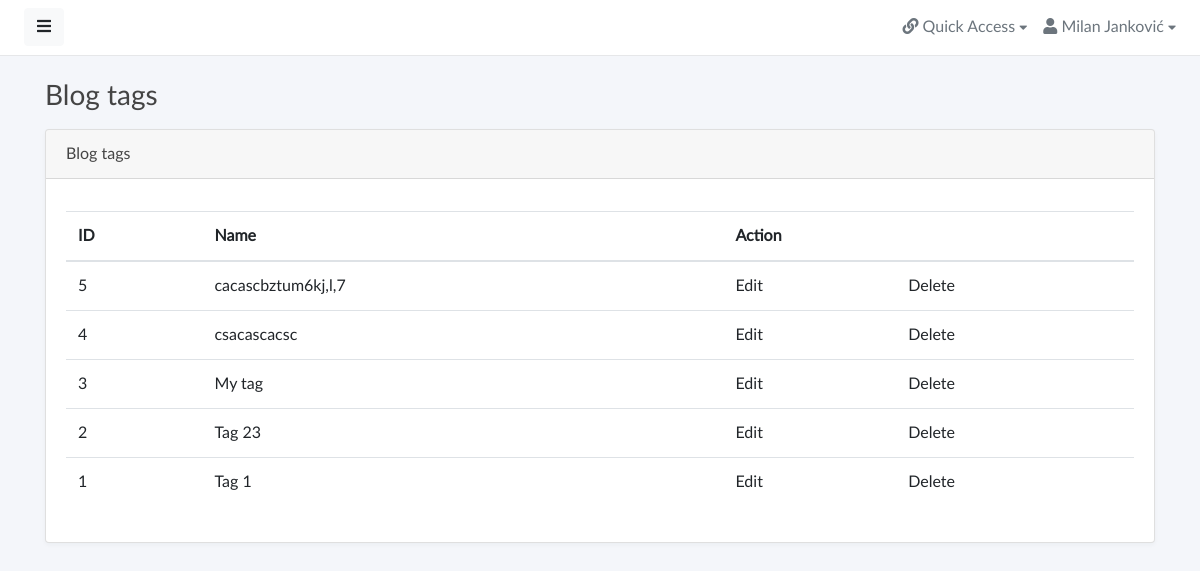
Page /admin/tags.php (signed in) on the committed database.
### tables this page shows
CREATE TABLE `tags` (
  `id` int(11) UNSIGNED NOT NULL,
  `name` varchar(211) NOT NULL,
  `slug` varchar(211) NOT NULL,
  `created_at` datetime NOT NULL,
  `updated_at` datetime NOT NULL
);

### include/db.inc.php (called while the page is built, shortened)
<?php
class DbConnect {
	private $host = 'localhost';
	private $dbname = 'clean-blog';
	private $username = 'root';
	private $password = '';
	protected function connect(){
		try {
			$sql = 'mysql:host='. $this -> host .';dbname='. $this -> dbname ;
			$pdo = new PDO ( $sql , $this -> username , $this -> password );
			$pdo -> setAttribute( PDO::ATTR_DEFAULT_FETCH_MODE , PDO::FETCH_ASSOC );
			$pdo -> setAttribute ( PDO::ATTR_ERRMODE , PDO::ERRMODE_EXCEPTION );
			$pdo -> exec ( 'set names utf8');
			return $pdo;
		} catch ( PDOException $e) {
			echo $e -> getMessage();
		}
	}
}

### admin/classes/admin.class.php (called while the page is built, shortened)
<?php
class Admin extends DbConnect{
public function getAllBlogTags(){
	$sql = 'select * from tags order by created_at desc';
	$query = $this -> connect() -> query($sql);
	$tags = $query -> fetchAll();
	return $tags;
}
}

### admin/tags.php (the view, shortened to what this page needs)
<?php
require_once '../include/db.inc.php';
 ?>
 <!doctype html>
<html lang="en">
<head>
    <link href="assets/vendor/fontawesome/css/fontawesome.min.css" rel="stylesheet">
    <link href="assets/vendor/fontawesome/css/solid.min.css" rel="stylesheet">
    <link href="assets/vendor/fontawesome/css/brands.min.css" rel="stylesheet">
    <link href="assets/vendor/bootstrap/css/bootstrap.min.css" rel="stylesheet">
    <link href="assets/css/master.css" rel="stylesheet">
    <link href="assets/vendor/chartsjs/Chart.min.css" rel="stylesheet">
    <link href="assets/vendor/flagiconcss/css/flag-icon.min.css" rel="stylesheet">
</head>
<body>
    <div class="wrapper">
        <div id="body" class="active">
<?php require_once 'partials/__navigation.php' ?>
        <div class="content">
                <div class="container">
                    <div class="page-title">
                        <h3>Blog tags</h3>
                    </div>
                    <div class="row">
                          <div class="col-md-12 col-lg-12">
                            <div class="card">
                                <div class="card-header">Blog tags</div>
                                <div class="card-body">
<?php
try {
$tags = new Admin;
if (count( $tags -> getAllBlogTags() )> 0 ) {
?>
         <table class="table table-hover" id="dataTables-example" width="100%">
                                        <thead>
                                            <tr>
                                                <th>ID</th>
                                                <th>Name</th>
                                                <th colspan="3" >Action</th>
                                            </tr>
                                        </thead>
                                        <tbody>
<?php
    foreach ( $tags -> getAllBlogTags() as $tag ){
?>
 <tr>
                                                <td><?php echo $tag['id']; ?></td>
                                                <td><?php echo $tag['name']; ?></td>
                                                <td ><a href="">Edit </a></td>
                                                <td ><a href="">Delete </a></td>
                                            </tr>
<?php
}
} else {
   echo 'There is no tag.';
}
} catch ( PDOException $e ){
    echo $e -> getMessage();
}
 ?>
                                        </tbody>
                                    </table>
                                </div>
                            </div>
                        </div>
                    </div>
                </div>
            </div>
        </div>
    </div>
</body>
</html>

### admin/assets/css/master.css (style rules this page uses)
body, h1, .h1, h2, .h2, h3, .h3, h4, .h4, h5, .h5, h6, .h6, p, a, td { -moz-osx-font-smoothing: grayscale; -webkit-font-smoothing: antialiased; }
body { width: 100%; height: 100%; background: #f4f6fa; font-family: "Lato", "Helvetica Neue", Arial, Helvetica, sans-serif; font-size: 1rem; color: #444; }
.wrapper { display: flex; width: 100%; align-items: stretch; overflow-x: hidden }
#body { width: 100%; padding: 0; min-height: 100vh; transition: all 0.3s; }
#body>.content { position: relative; padding: .5rem; }
#body .content .page-title h3 { margin: 1rem 0; }
.page-title { margin: 0; font-size: 1.5rem; line-height: 1.5555556; }
.card { margin-bottom: 15px; box-shadow: rgba(35, 46, 60, .04) 0 2px 4px 0; }
a, a:hover, a:focus { color: inherit; text-decoration: none; transition: all 0.3s; }
.table td, .table th { vertical-align: middle; }

### rows in the picture
tags: id "5", name "cacascbztum6kj,l,7"
tags: id "4", name "csacascacsc"
tags: id "3", name "My tag"
tags: id "2", name "Tag 23"
tags: id "1", name "Tag 1"

### other values in the picture
$_SESSION['name'] "Milan Janković"
